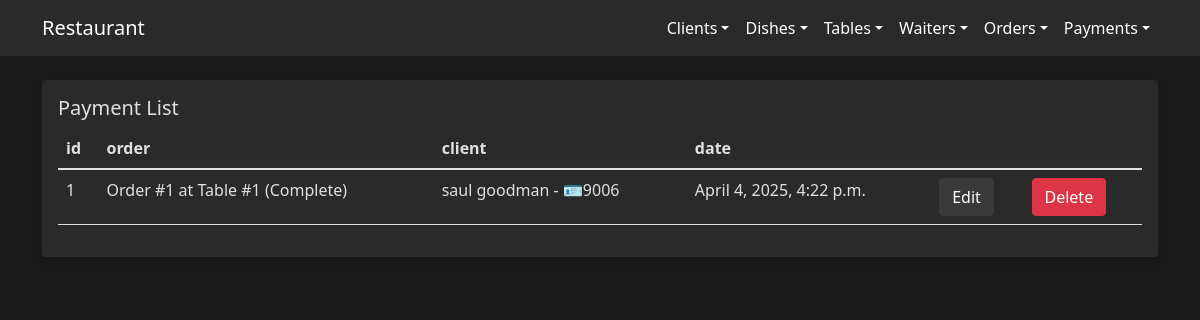
Page /orders/payments/ on the committed database.
### orders/models/payment.py (models this page shows)
class Payment(models.Model):
  order = models.ForeignKey(Order, on_delete=models.CASCADE)
  client = models.ForeignKey(Client, on_delete=models.CASCADE)
  date_time = models.DateTimeField(auto_now_add=True)
  def __str__(self):
    return f"Order #{self.order.id} paid for by Client: {self.client.name}"

### orders/models/order.py (models this page shows)
class Order(models.Model):
  table = models.ForeignKey(Table, on_delete=models.CASCADE)
  waiter = models.ForeignKey(Waiter, on_delete=models.CASCADE)
  dishes = models.ManyToManyField(Dish)
  date_time = models.DateTimeField(auto_now_add=True)
  completed = models.BooleanField(default=False)
  def __str__(self):
    status = "Complete" if self.completed else "In Progress"
    return f"Order #{self.id} at Table #{self.table.number} ({status})"

### orders/models/table.py (models this page shows, shortened)
class Table(models.Model):
  number = models.IntegerField(unique=True)

### orders/models/client.py (models this page shows)
class Client(models.Model):
  name = models.CharField(max_length=50)
  nit = models.CharField(max_length=20, blank=True)
  def __str__(self):
    if self.nit:
      return f"{self.name} - 🪪{self.nit}"
    return self.name

### orders/views/payment_views.py (the view)
# urls.py: path('payments/', views.payment_list, name='payment_list'),
def payment_list(request):
  payments = Payment.objects.all()
  return render(request, 'payments/list.html', {'payments': payments})

### templates/payments/list.html (shortened to what this page needs)
{% extends "../base.html" %}
{% block content %}
<div class="card">
	<div class="card-body">
		<h5 class="card-title">Payment List</h5>
		<table class="table">
			<thead>
				<tr>
					<th>id</th>
					<th>order</th>
					<th>client</th>
					<th>date</th>
					<th></th>
					<th></th>
				</tr>
			</thead>
			<tbody>
				{% for payment in payments %}
				<tr>
					<td>{{ payment.id }}</td>
					<td>{{ payment.order }}</td>
					<td>{{ payment.client }}</td>
					<td>{{ payment.date_time }}</td>
					<td><a class="btn btn-primary" href="{% url "payment_edit" payment.id %}">Edit</a></td>
					<td>
						<form method="post" action="{% url "payment_delete" payment.id %}" onsubmit="return confirm('Delete {{ payment }}?')">
							<button class="btn btn-danger">Delete</button>
						</form>
					</td>
				</tr>
				{% endfor %}
			</tbody>
		</table>
	</div>
</div>
{% endblock %}

### templates/base.html (style rules this page uses)
body { background-color: #1a1a1a; }
thead, tbody, body { color: #e0e0e0;; }
.card { background-color: #2a2a2a; border: none; box-shadow: 0 4px 6px rgba(0, 0, 0, 0.1); }
.btn-primary { background-color: #3a3a3a; border-color: #3a3a3a; }

### rows in the picture
Payment: id "1", order "Order #1 at Table #1 (Complete)", client "saul goodman - 🪪9006", date_time "April 4, 2025, 4:22 p.m."
